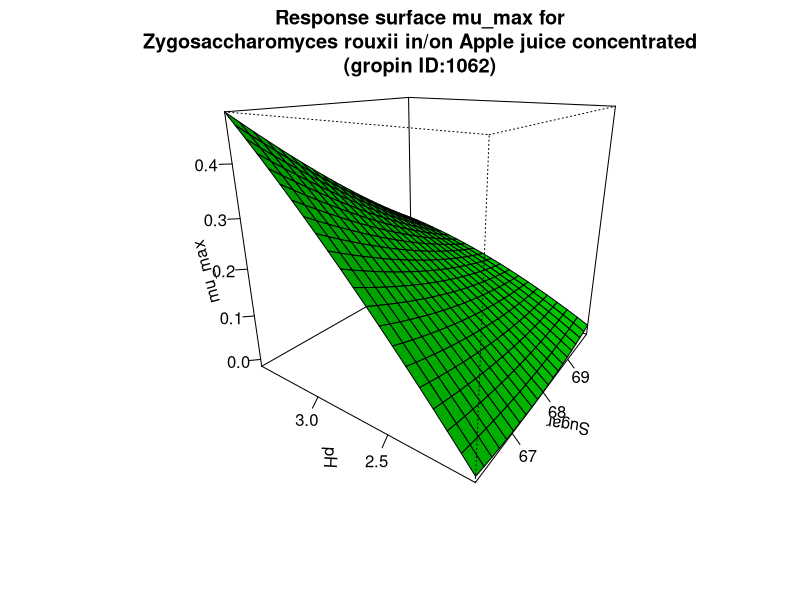

Here is the R script that generated this plot:
#############################
# start of Parameter script
#############################
Sugar <- seq(66.066,69.9300699300699,length.out=21)
pH <- seq(2.002,3.4965034965035,length.out=21)
#############################
# end of Parameter script
#############################
############################# 
# start of Model script Gropin ID 1062 
#############################
 
# constant coefficients for this model
 
variables <- data.frame(Sugar,pH)
argumentsPar <- expand.grid(variables)
 
# heart of the model
response_surface <- function(Sugar,pH) {
   mumax <-12.63699-0.50885*Sugar+0.00459363*(Sugar^2)+4.26298*pH-0.038048*(pH^2)-0.05637*Sugar*pH

return(mumax=mumax)
} 

# output parameters
mumax <- cbind(argumentsPar,response_surface(argumentsPar['Sugar'],argumentsPar['pH']))
colnames(mumax) <- c(colnames(argumentsPar),'mumax')
#############################
# End of Model script
#############################
############################# 
# start of Visualisation script Gropin ID 1062 
#############################
persp(Sugar,pH,matrix(unlist(mumax$mumax),nrow=21),col = 'green',xlab='Sugar',ylab='pH',zlab='mu_max',main='Response surface mu_max for
Zygosaccharomyces rouxii in/on Apple juice concentrated
(gropin ID:1062)',theta=305,phi=20,shade=0.25,ticktype = 'detailed')
#############################
# End of Visualisation script
#############################
